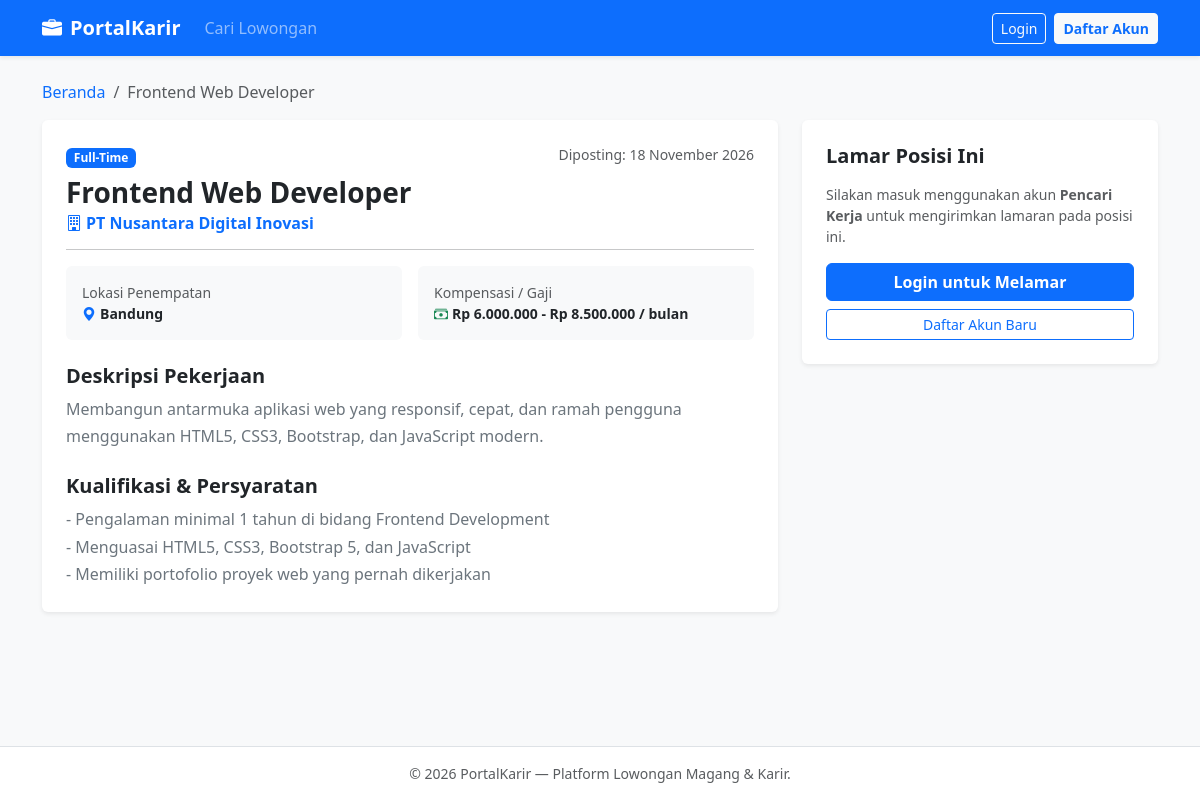
The app's page /jobs/2 with its own data.
### models.py (models this page shows, shortened)
class Job(db.Model):
    __tablename__ = 'jobs'
    id = db.Column(db.Integer, primary_key=True)
    title = db.Column(db.String(150), nullable=False)
    location = db.Column(db.String(100), nullable=False)
    job_type = db.Column(db.String(50), nullable=False, default='Magang')
    salary_range = db.Column(db.String(100), nullable=True)
    description = db.Column(db.Text, nullable=False)
    requirements = db.Column(db.Text, nullable=False)
    is_active = db.Column(db.Boolean, default=True)
    created_at = db.Column(db.DateTime, default=lambda: datetime.now(timezone.utc))
    company_id = db.Column(db.Integer, db.ForeignKey('users.id'), nullable=False)
    applications = db.relationship('Application', backref='job', lazy=True, cascade='all, delete-orphan')

class User(UserMixin, db.Model):
    __tablename__ = 'users'
    id = db.Column(db.Integer, primary_key=True)
    name = db.Column(db.String(100), nullable=False)
    email = db.Column(db.String(120), unique=True, nullable=False, index=True)
    password_hash = db.Column(db.String(256), nullable=False)
    role = db.Column(db.String(20), nullable=False, default='seeker')
    company_name = db.Column(db.String(150), nullable=True)
    created_at = db.Column(db.DateTime, default=lambda: datetime.now(timezone.utc))
    jobs = db.relationship('Job', backref='employer', lazy=True, cascade='all, delete-orphan')
    applications = db.relationship('Application', backref='applicant', lazy=True, cascade='all, delete-orphan')

### app.py (the view)
@app.route('/jobs/<int:job_id>')
def job_detail(job_id):
    job = db.get_or_404(Job, job_id)
    if not job.is_active:
        if not current_user.is_authenticated or current_user.id != job.company_id:
            flash('Lowongan tersebut sudah ditutup atau tidak tersedia.', 'warning')
            return redirect(url_for('index'))
    existing_application = None
    if current_user.is_authenticated and current_user.role == 'seeker':
        existing_application = Application.query.filter_by(
            job_id=job.id,
            seeker_id=current_user.id
        ).first()
    return render_template(
        'job_detail.html',
        job=job,
        existing_application=existing_application
    )

### templates/job_detail.html (shortened to what this page needs)
{% extends "base.html" %}
{% block content %}
<nav aria-label="breadcrumb" class="mb-3">
    <ol class="breadcrumb small">
        <li class="breadcrumb-item"><a href="{{ url_for('index') }}" class="text-decoration-none">Beranda</a></li>
        <li class="breadcrumb-item active" aria-current="page">{{ job.title }}</li>
    </ol>
</nav>
<div class="row g-4">
    <div class="col-lg-8">
        <div class="card border-0 shadow-sm mb-4">
            <div class="card-body p-4">
                <div class="d-flex flex-wrap justify-content-between align-items-start gap-2 mb-3">
                    <div>
                        <span class="badge bg-primary mb-2">{{ job.job_type }}</span>
                        <h3 class="fw-bold mb-1">{{ job.title }}</h3>
                        <h6 class="text-primary fw-semibold mb-0">
                            <i class="bi bi-building me-1"></i>{{ job.employer.company_name }}
                        </h6>
                    </div>
                    <span class="text-muted small">
                        Diposting: {{ job.created_at.strftime('%d %B %Y') }}
                    </span>
                </div>
                <hr>
                <div class="row g-3 small mb-4">
                    <div class="col-sm-6">
                        <div class="p-3 bg-light rounded">
                            <span class="text-muted d-block">Lokasi Penempatan</span>
                            <strong class="text-dark"><i class="bi bi-geo-alt-fill text-primary me-1"></i>{{ job.location }}</strong>
                        </div>
                    </div>
                    <div class="col-sm-6">
                        <div class="p-3 bg-light rounded">
                            <span class="text-muted d-block">Kompensasi / Gaji</span>
                            <strong class="text-dark"><i class="bi bi-cash-stack text-success me-1"></i>{{ job.salary_range if job.salary_range else 'Kompetitif' }}</strong>
                        </div>
                    </div>
                </div>
                <h5 class="fw-bold mb-2">Deskripsi Pekerjaan</h5>
                <div class="text-secondary formatted-text mb-4">{{ job.description }}</div>
                <h5 class="fw-bold mb-2">Kualifikasi & Persyaratan</h5>
                <div class="text-secondary formatted-text">{{ job.requirements }}</div>
            </div>
        </div>
    </div>
    <div class="col-lg-4">
        <div class="card border-0 shadow-sm sticky-top" style="top: 80px;">
            <div class="card-body p-4">
                <h5 class="fw-bold mb-3">Lamar Posisi Ini</h5>
                {% if not current_user.is_authenticated %}
                    <p class="text-muted small mb-3">
                        Silakan masuk menggunakan akun <strong>Pencari Kerja</strong> untuk mengirimkan lamaran pada posisi ini.
                    </p>
                    <div class="d-grid gap-2">
                        <a href="{{ url_for('login') }}" class="btn btn-primary fw-semibold">Login untuk Melamar</a>
                        <a href="{{ url_for('register') }}" class="btn btn-outline-primary btn-sm">Daftar Akun Baru</a>
                    </div>
                {% elif current_user.role == 'company' %}
                    <div class="alert alert-warning small mb-0">
                        <i class="bi bi-info-circle-fill me-1"></i>
                        Anda sedang login sebagai akun <strong>Perusahaan</strong>. Hanya akun Pencari Kerja yang dapat melamar lowongan.
                    </div>
                {% endif %}
            </div>
        </div>
    </div>
</div>
{% endblock %}

### static/css/style.css (style rules this page uses)
body { display: flex; flex-direction: column; min-height: 100vh; background-color: #f8f9fa; }
.formatted-text { white-space: pre-line; line-height: 1.7; }

### records on screen
Job: title "Frontend Web Developer", job_type "Full-Time", created_at "18 November 2026", location "Bandung", salary_range "Rp 6.000.000 - Rp 8.500.000 / bulan", description "Membangun antarmuka aplikasi web yang responsif, cepat, dan ramah pengguna menggunakan HTML5, CSS3, Bootstrap, dan JavaScript modern.", requirements "- Pengalaman minimal 1 tahun di bidang Frontend Development - Menguasai HTML5, CSS3, Bootstrap 5, dan JavaScript - Memiliki portofolio proyek web yang pernah dikerjakan"
User: employer.company_name "PT Nusantara Digital Inovasi"
